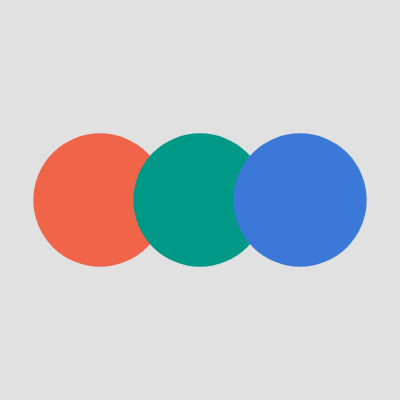
Frame 1 (no input)
Frame 60 (no input): identical to frame 1, image omitted
Frame 120 (the mouse pressed at the canvas centre since frame 60): identical to frame 1, image omitted

The p5.js sketch that drew this single still picture (run headless with seeded random() and noise() and a simulated clock; from frame 60 on, the mouse is pressed at the canvas centre):

// p5.js sketch
// ── sketch.js
// Create a new array with some colors
let palette = ["#f06449", "#009988", "#3c78d8"];

function setup() {
  createCanvas(400, 400);
  noStroke();
}

function draw() {
  background(225);
  
  // Even spacing based on how many items are in the array
  const spacing = width / (palette.length + 1);
  // Draw one circle for each palette color
  for (let i = 0; i < palette.length; i++) {
    fill(palette[i]);                   // use the i-th color
    const x = (i + 1) * spacing;        // position from the loop index
    ellipse(x, height / 2, width/palette.length);

  // for (let i = 0; i < palette.length; i++) {
  //   fill(palette[i]);                   // use the i-th color
  //   const x = (i + 1) * height;        // position from the loop index
  //   // ellipse(x, height + 1 / 2, 100);

  }
}


// Try changing the array while the loop keeps adapting
function keyPressed() {
  if (key == 'a' || key == 'A') {
    // Add a new random color to the end
    palette.push(color(random(255), random(255), random(255)));
  }
  if (key == 'r' || key == 'R' ) {
    // Remove the last color (if any)
    if (palette.length > 0) {
      palette.splice(palette.length - 1, 1);
    }
  }
}
